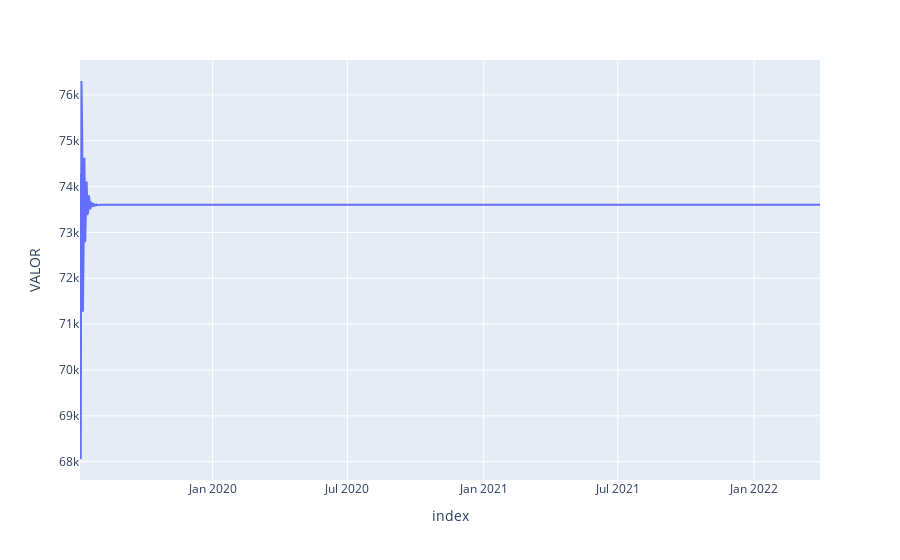

This figure's notebook cell:
### Code cell
fig = px.line(pred, x=pred.index, y='VALOR')
fig.show()

### Figure 1 — Plotly figure (JSON) as saved in the notebook; plotly's stock layout.template omitted (floating-point values rounded to 4 significant figures; data arrays with more than 128 entries replaced by an {"elided": "..."} marker saying what was removed)
{"data": [{"hovertemplate": "index=%{x}<br>VALOR=%{y}<extra></extra>", "legendgroup": "", "line": {"color": "#636efa", "dash": "solid"}, "marker": {"symbol": "circle"}, "mode": "lines", "name": "", "orientation": "v", "showlegend": false, "type": "scatter", "x": {"elided": "1000 str values"}, "xaxis": "x", "y": {"elided": "1000 float values"}, "yaxis": "y"}], "layout": {"legend": {"tracegroupgap": 0}, "margin": {"t": 60}, "xaxis": {"anchor": "y", "domain": [0, 1], "title": {"text": "index"}}, "yaxis": {"anchor": "x", "domain": [0, 1], "title": {"text": "VALOR"}}}}
